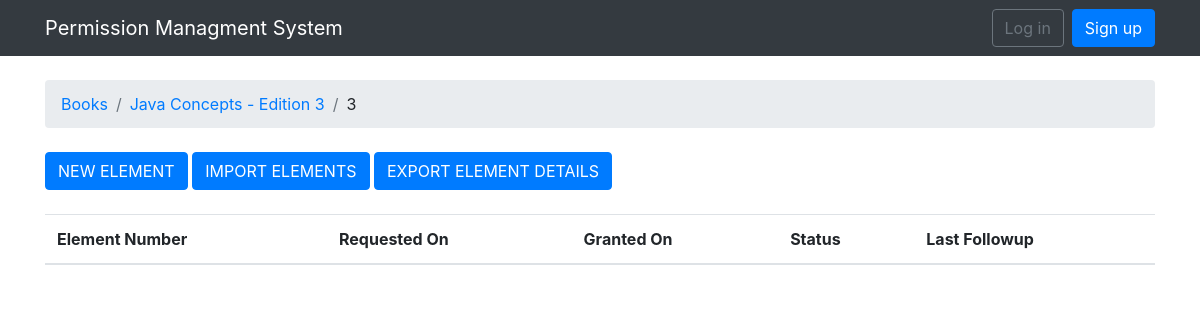
/books/17/16/, run on an earlier commit of the app's database.
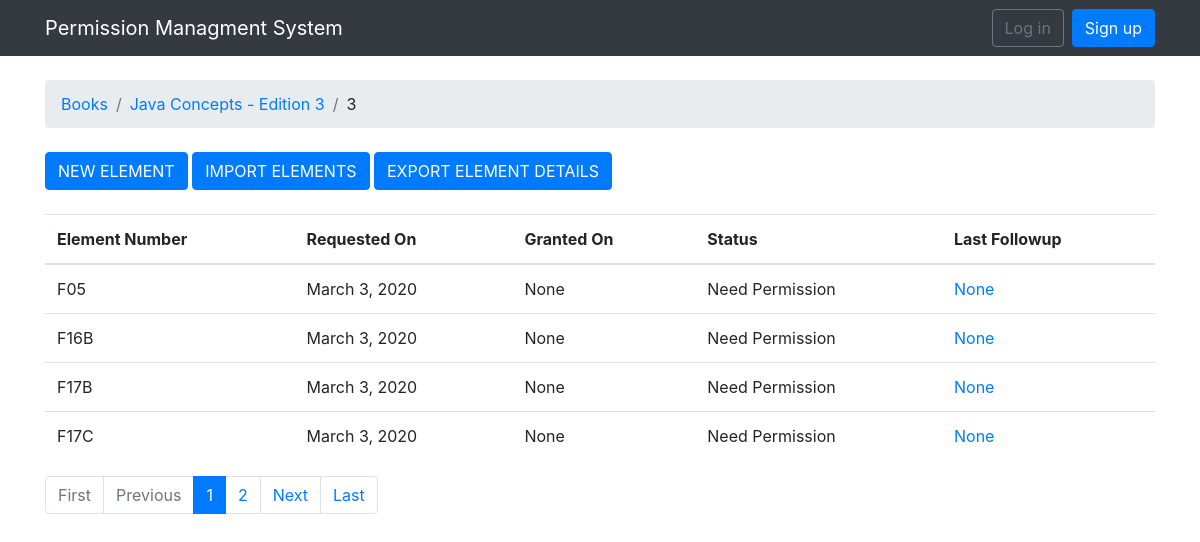
And on a later commit of the database.
### permissions/models.py (models this page shows, shortened)
class Unit(models.Model):
    book = models.ForeignKey(Book, null=True, related_name='units', on_delete=models.CASCADE)
    chapter_number = models.CharField(max_length=30)
    chapter_title = models.CharField(max_length=100)
    active = models.BooleanField()

class Book(models.Model):
    title = models.CharField(max_length=100)
    isbn = models.CharField(max_length=13, unique=True)
    active = models.BooleanField(default=True)
    created_at = models.DateTimeField(auto_now_add=True, null=True)

class Element(models.Model):
    unit = models.ForeignKey(Unit, null=True, related_name='elements', on_delete=models.CASCADE)
    element_number = models.CharField(max_length=30)
    specified_as = models.CharField(max_length=25, choices=SPECIFIED_CHOICES)
    caption = models.TextField(max_length=300, null=True)
    source = models.CharField(max_length=75, null=True)
    credit_line = models.TextField(max_length=300, null=True)
    status = models.CharField(max_length=25, choices=STATUS_CHOICES)
    source_link = models.CharField(max_length=100, null=True)
    title = models.CharField(max_length=100, null=True)
    rh_email = models.EmailField(null=True)
    alt_email = models.EmailField(null=True)
    rh_address = models.TextField(max_length=100, null=True)
    phone = models.CharField(max_length=20, null=True)
    fax = models.CharField(max_length=20, null=True)
    insert_1 = models.CharField(max_length=100, null=True)
    jbl_rh_name = models.CharField(max_length=75, null=True)
    file_location = models.CharField(max_length=100, null=True)
    file_name = models.CharField(max_length=40, null=True)
    requested_on = models.DateField(null=True)
    granted_on = models.DateField(null=True, blank=True)
    created_at = models.DateField(auto_now_add=True)
    updated_at = models.DateField(null=True)
    created_by = models.ForeignKey(User, null=True, related_name='+', on_delete=models.CASCADE)
    updated_by = models.ForeignKey(User, null=True, related_name='+', on_delete=models.CASCADE)
    active = models.BooleanField(default=True)
    def get_last_followup(self):
        return FollowUp.objects.filter(element=self).order_by('followedup_at').last()

### permissions/views.py (the view)
# urls.py: url(r'^books/(?P<pk>\d+)/(?P<pk1>\d+)/$', views.ElementsListView.as_view(), name='unit_elements'),
class ElementsListView(ListView):
    model = Element
    context_object_name = 'elements'
    paginate_by = 4
    template_name = 'elements.html'
    def get_context_data(self, **kwargs):
        kwargs['unit'] = self.unit
        return super().get_context_data(**kwargs)
    def get_queryset(self):
        self.unit = get_object_or_404(Unit, book__pk=self.kwargs.get('pk'), pk=self.kwargs.get('pk1'))
        queryset = self.unit.elements.order_by('element_number')
        return queryset

### templates/elements.html (shortened to what this page needs)
{% extends 'base.html' %}
{% load humanize %}
{% block breadcrumb %}
  <li class="breadcrumb-item"><a href="{% url 'home'%}">Books</a></li>
  <li class="breadcrumb-item"><a href="{% url 'book_units' unit.book.pk%}">{{unit.book.title}}</a></li>
  <li class="breadcrumb-item" active>{{ unit.chapter_number }}</li>
{% endblock %}
{% block content %}
<div class="mb-4">
    <a href="{% url 'new_element' unit.book.pk unit.pk%}" class="btn btn-primary">NEW ELEMENT</a>
    <a href="{% url 'import_elements' unit.book.pk unit.pk%}" class="btn btn-primary">IMPORT ELEMENTS</a>
    <a href="{% url 'export_elements' unit.book.pk unit.pk%}" class="btn btn-primary">EXPORT ELEMENT DETAILS</a>
</div>
<table class="table">
  <thead class="thead-inverse">
    <tr>
      <th>Element Number</th>
      <th>Requested On</th>
      <th>Granted On</th>
      <th>Status</th>
      <th>Last Followup</th>
    </tr>
  </thead>
  <tbody>
    {% for element in elements %}
      <tr>
        <td>{{ element.element_number }}</td>
        <td>{{ element.requested_on }}</td>
        <td>{{ element.granted_on }}</td>
        <td>{{ element.status }}</td>
        <td><a href="{% url 'element_followups' unit.book.pk unit.pk element.pk%}">{{ element.get_last_followup|naturalday }}</a></td>
      </tr>
    {% endfor %}
  </tbody>
</table>
{% include 'includes/pagination.html' %}
{% endblock %}

### templates/base.html (shortened to what this page needs)
{% load static %}<!DOCTYPE html>
<html>
  <head>
    <link rel="stylesheet" href="{% static 'css/bootstrap.min.css' %}">
  </head>
  <body>
  {% block body %}
  <nav class="navbar navbar-expand-sm navbar-dark bg-dark">
  <div class="container">
    <a class="navbar-brand" href="{% url 'home' %}">Permission Managment System</a>
    <div class="collapse navbar-collapse" id="mainMenu">
      {% if user.is_authenticated %}
        <ul class="navbar-nav ml-auto">
          <li class="nav-item dropdown">
            <a class="nav-link dropdown-toggle" href="#" id="userMenu" data-toggle="dropdown" aria-haspopup="true" aria-expanded="false">
              {{ user.username }}
            </a>
            <div class="dropdown-menu dropdown-menu-right" aria-labelledby="userMenu">
              <a class="dropdown-item" href="{% url 'my_account' %}">My account</a>
              <a class="dropdown-item" href="{% url 'password_change' %}">Change password</a>
              <div class="dropdown-divider"></div>
              <a class="dropdown-item" href="{% url 'logout' %}">Log out</a>
            </div>
          </li>
        </ul>
      {% else %}
        <form class="form-inline ml-auto">
          <a href="{% url 'login' %}" class="btn btn-outline-secondary">Log in</a>
          <a href="{% url 'signup' %}" class="btn btn-primary ml-2">Sign up</a>
        </form>
      {% endif %}
    </div>
  </div>
</nav>
  <div class="container">
    <ol class="breadcrumb my-4">
      {% block breadcrumb %}
      {% endblock %}
    </ol>
    {% block content %}
    {% endblock %}
  </div>
{% endblock body %}
  </body>
</html>

### templates/includes/pagination.html (shortened to what this page needs)
{% if is_paginated %}
  <nav aria-label="Pagination" class="mb-4">
    <ul class="pagination">
      {% if page_obj.number > 1 %}
        <li class="page-item">
          <a class="page-link" href="?page=1">First</a>
        </li>
      {% else %}
        <li class="page-item disabled">
          <span class="page-link">First</span>
        </li>
      {% endif %}
      {% if page_obj.has_previous %}
        <li class="page-item">
          <a class="page-link" href="?page={{ page_obj.previous_page_number }}">Previous</a>
        </li>
      {% else %}
        <li class="page-item disabled">
          <span class="page-link">Previous</span>
        </li>
      {% endif %}
      {% for page_num in paginator.page_range %}
        {% if page_obj.number == page_num %}
          <li class="page-item active">
            <span class="page-link">
              {{ page_num }}
            </span>
          </li>
        {% elif page_num > page_obj.number|add:'-6' and page_num < page_obj.number|add:'6' %}
          <li class="page-item">
            <a class="page-link" href="?page={{ page_num }}">{{ page_num }}</a>
          </li>
        {% endif %}
      {% endfor %}
      {% if page_obj.has_next %}
        <li class="page-item">
          <a class="page-link" href="?page={{ page_obj.next_page_number }}">Next</a>
        </li>
      {% else %}
        <li class="page-item disabled">
          <span class="page-link">Next</span>
        </li>
      {% endif %}
      {% if page_obj.number != paginator.num_pages %}
        <li class="page-item">
          <a class="page-link" href="?page={{ paginator.num_pages }}">Last</a>
        </li>
      {% else %}
        <li class="page-item disabled">
          <span class="page-link">Last</span>
        </li>
      {% endif %}
    </ul>
  </nav>
{% endif %}

What changed in the data, as far as the page shows it:
added Element: element_number "F05", requested_on "March 3, 2020", granted_on "None", status "Need Permission", get_last_followup "None"
added Element: element_number "F16B", requested_on "March 3, 2020", granted_on "None", status "Need Permission", get_last_followup "None"
added Element: element_number "F17B", requested_on "March 3, 2020", granted_on "None", status "Need Permission", get_last_followup "None"
added Element: element_number "F17C", requested_on "March 3, 2020", granted_on "None", status "Need Permission", get_last_followup "None"
Also different on the page:
text now shown: "First Previous Next Last"
new list line: "1"
new list line: "2"
